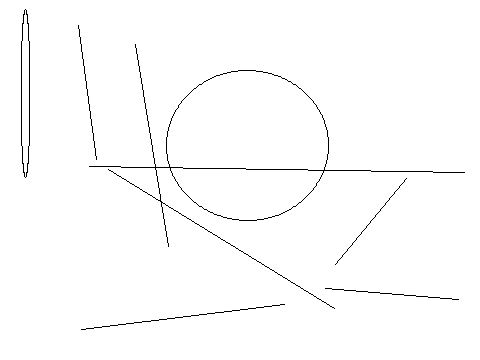

This chart was generated by the following Python code:
from PIL import Image, ImageDraw
image1 = Image.new('RGB', (480, 360), '#ffffff')
draw = ImageDraw.Draw(image1)
c=[360,205,193,340]
draw.ellipse(c,'#ffffff','#000000')
c=[11,404,221,259]
draw.ellipse(c,'#ffffff','#000000')
c=[21,9,30,177]
draw.ellipse(c,'#ffffff','#000000')
c=[219,395,359,249]
draw.ellipse(c,'#ffffff','#000000')
c=[431,418,3,208]
draw.ellipse(c,'#ffffff','#000000')
c=[151,78,44,22]
draw.ellipse(c,'#ffffff','#000000')
c=[415,65,160,240]
draw.ellipse(c,'#ffffff','#000000')
c=[471,347,247,202]
draw.ellipse(c,'#ffffff','#000000')
c=[336,478,8,47]
draw.ellipse(c,'#ffffff','#000000')
c=[299,235,290,307]
draw.ellipse(c,'#ffffff','#000000')
c=[283,272,83,347]
draw.ellipse(c,'#ffffff','#000000')
c=[411,223,203,129]
draw.ellipse(c,'#ffffff','#000000')
c=[428,26,303,118]
draw.ellipse(c,'#ffffff','#000000')
c=[460,456,328,13]
draw.ellipse(c,'#ffffff','#000000')
c=[5,94,155,94]
draw.ellipse(c,'#ffffff','#000000')
c=[267,407,343,60]
draw.ellipse(c,'#ffffff','#000000')
c=[368,387,229,180]
draw.ellipse(c,'#ffffff','#000000')
c=[234,315,271,204]
draw.ellipse(c,'#ffffff','#000000')
c=[210,318,163,93]
draw.ellipse(c,'#ffffff','#000000')
c=[166,70,328,220]
draw.ellipse(c,'#ffffff','#000000')
l=[135,44,168,246]
draw.line(l,'#000000')
l=[284,304,81,329]
draw.line(l,'#000000')
l=[406,178,335,264]
draw.line(l,'#000000')
l=[464,172,89,166]
draw.line(l,'#000000')
l=[108,169,334,308]
draw.line(l,'#000000')
l=[458,299,325,288]
draw.line(l,'#000000')
l=[78,25,96,159]
draw.line(l,'#000000')
image1.save('Artist84.png')